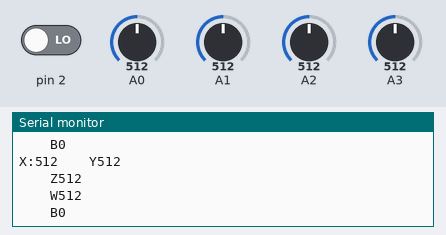
Recording of a sketch running on a simulated Arduino Uno, built with avr-gcc and run on an emulated ATmega328P. On the bench: the last lines printed to the serial monitor. The test bench sets the inputs (shaded band); at power-on: A0 = 512, A1 = 512, A2 = 512, A3 = 512, pin 2 LOW. No radio packets arrive unless stated.

Above: at 1.4 s.
1.5 s: A0 set to 716
At 1.75 s:
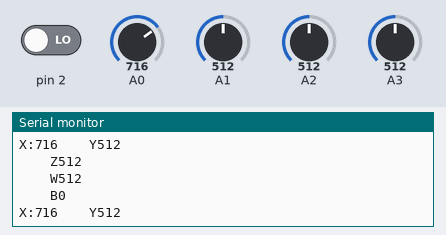
3.0 s: A1 set to 716
At 3.5 s:
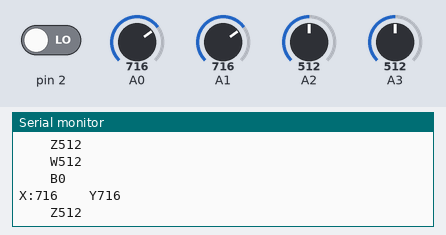
4.5 s: A2 set to 716
At 4.53 s:
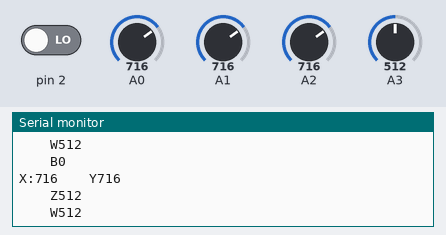
6.0 s: A3 set to 716
At 6.08 s:
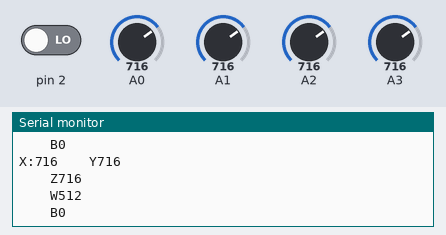
7.5 s: pin 2 driven HIGH
At 7.62 s:
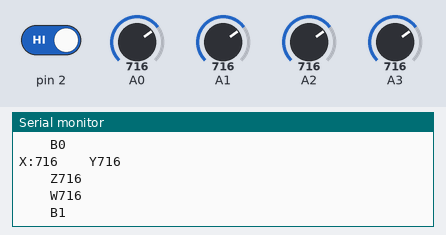
9.0 s: A0 set to 992
At 9.16 s:
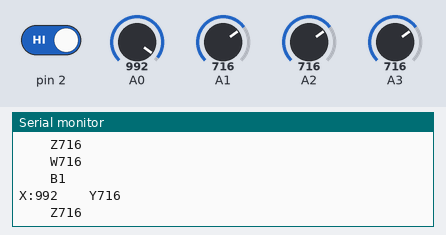
Timing chart, 0 to 11.5 s (numbered marks = the images above; inputs shaded):
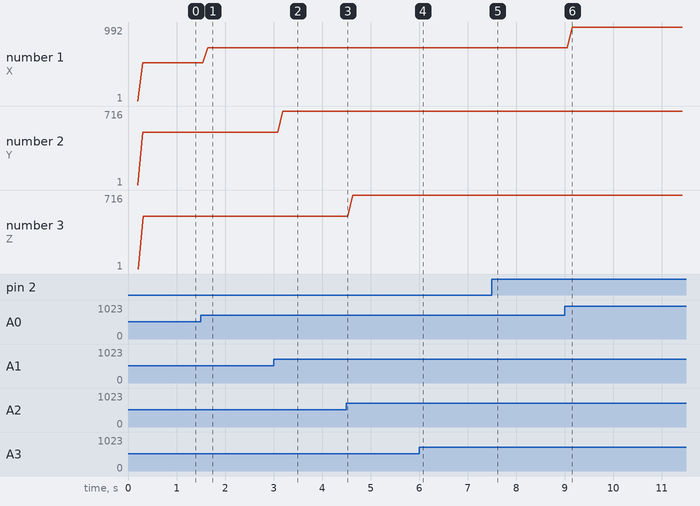

The sketch:

Controller.ino
```cpp
/*
 * If you use the serial monitor for debugging remember to ster the baud rate to 115200.
 * The modules are set to only one-way communication. That means that the controller can only transmit and the tank can only receive.
 * If you wish to change this for two-way communication there is plenty of documentation to do so on the internet and in examples.
 *
 * This program reads the analog input of the joystick and sends it in packets to te tank.
 */
#include <SPI.h>
#include "RF24.h"

RF24 myRadio (7, 8);
byte addresses[][6] = {"0"};

struct package
{
  int X=1;
  int Y=1;
  int Z=1;
  int W=1;
  int B = 0;
};


typedef struct package Package;
Package data;


void setup()
{
  Serial.begin(115200);
  delay(100);
  myRadio.begin();
  myRadio.setChannel(115);
  myRadio.setPALevel(RF24_PA_MAX);
  myRadio.setDataRate( RF24_250KBPS ) ;
  myRadio.openWritingPipe( addresses[0]);
  delay(100);
  pinMode(2, INPUT);
}

void loop()
{


  Serial.print("X:");
  Serial.print(data.X);
  Serial.print("    Y");
  Serial.println(data.Y);
  Serial.print("    Z");
  Serial.println(data.Z);
  Serial.print("    W");
  Serial.println(data.W);
  Serial.print("    B");
  if (data.B == 1) {
    Serial.println("1");
  } else {
    Serial.println("0");
  }
  data.X = analogRead(A0);
  data.Y = analogRead(A1);
  data.Z = analogRead(A2);
  data.W = analogRead(A3);
  data.B = digitalRead(2);

  myRadio.write(&data, sizeof(data));

  delay(100);
}
```

Measured:
- after the input at 1.5 s, the serial monitor: prints a new line after 0.15 s (image 1)
- after the input at 3.0 s, the serial monitor: prints a new line after 0.19 s (image 2)
- after the input at 7.5 s, the serial monitor: prints a new line after 0.12 s (image 5)
- after the input at 9.0 s, the serial monitor: prints a new line after 0.16 s (image 6)
- plotted number 1: 512 → 716 after the input at 1.5 s, 716 → 992 after the input at 9.0 s
